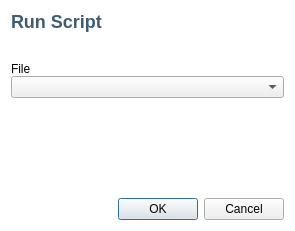
<?xml version="1.0" encoding="UTF-8"?>
<ui version="4.0">
 <class>Dialog</class>
 <widget class="QDialog" name="Dialog">
  <property name="geometry">
   <rect>
    <x>0</x>
    <y>0</y>
    <width>295</width>
    <height>231</height>
   </rect>
  </property>
  <property name="windowTitle">
   <string>Dialog</string>
  </property>
  <property name="styleSheet">
   <string notr="true">#Dialog {
background-color: white;
}</string>
  </property>
  <layout class="QVBoxLayout" name="verticalLayout_2">
   <item>
    <widget class="QLabel" name="label">
     <property name="sizePolicy">
      <sizepolicy hsizetype="Preferred" vsizetype="Fixed">
       <horstretch>0</horstretch>
       <verstretch>0</verstretch>
      </sizepolicy>
     </property>
     <property name="styleSheet">
      <string notr="true">font-weight: bold;
font-size: 18px;
color: #3f5c73;</string>
     </property>
     <property name="text">
      <string>Run Script</string>
     </property>
    </widget>
   </item>
   <item>
    <spacer name="verticalSpacer_2">
     <property name="orientation">
      <enum>Qt::Vertical</enum>
     </property>
     <property name="sizeType">
      <enum>QSizePolicy::Fixed</enum>
     </property>
     <property name="sizeHint" stdset="0">
      <size>
       <width>20</width>
       <height>24</height>
      </size>
     </property>
    </spacer>
   </item>
   <item>
    <layout class="QVBoxLayout" name="verticalLayout">
     <property name="spacing">
      <number>0</number>
     </property>
     <item>
      <widget class="QLabel" name="label_2">
       <property name="text">
        <string>File</string>
       </property>
      </widget>
     </item>
     <item>
      <widget class="QComboBox" name="comboBox">
       <property name="placeholderText">
        <string>Select File</string>
       </property>
      </widget>
     </item>
    </layout>
   </item>
   <item>
    <spacer name="verticalSpacer">
     <property name="orientation">
      <enum>Qt::Vertical</enum>
     </property>
     <property name="sizeHint" stdset="0">
      <size>
       <width>20</width>
       <height>76</height>
      </size>
     </property>
    </spacer>
   </item>
   <item>
    <widget class="QDialogButtonBox" name="buttonBox">
     <property name="orientation">
      <enum>Qt::Horizontal</enum>
     </property>
     <property name="standardButtons">
      <set>QDialogButtonBox::Cancel|QDialogButtonBox::Ok</set>
     </property>
    </widget>
   </item>
  </layout>
 </widget>
 <resources/>
 <connections>
  <connection>
   <sender>buttonBox</sender>
   <signal>accepted()</signal>
   <receiver>Dialog</receiver>
   <slot>accept()</slot>
   <hints>
    <hint type="sourcelabel">
     <x>248</x>
     <y>254</y>
    </hint>
    <hint type="destinationlabel">
     <x>157</x>
     <y>274</y>
    </hint>
   </hints>
  </connection>
  <connection>
   <sender>buttonBox</sender>
   <signal>rejected()</signal>
   <receiver>Dialog</receiver>
   <slot>reject()</slot>
   <hints>
    <hint type="sourcelabel">
     <x>316</x>
     <y>260</y>
    </hint>
    <hint type="destinationlabel">
     <x>286</x>
     <y>274</y>
    </hint>
   </hints>
  </connection>
 </connections>
</ui>
